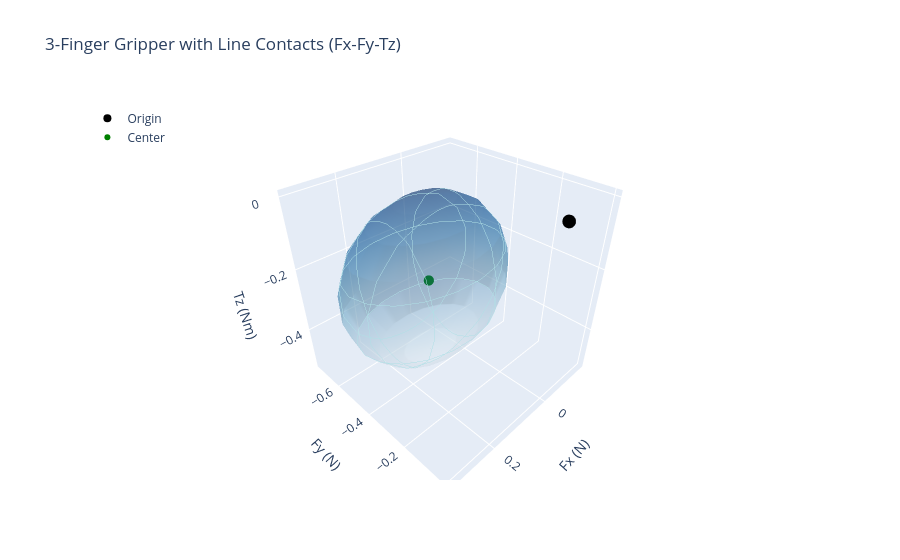

This figure's notebook cell:
### Code cell
# 3 Finger Antropomorphic with contact line
# Function to compute wrench
def wrench(pos, force):
    return np.concatenate([force, np.cross(pos, force)])

mu = 0.8

# --- 3-Finger Gripper with Line Contacts (6 contact points) ---
# Finger 1: two points
contact1_pos = np.array([1, 1, 0.1])  # Right face, top
contact2_pos = np.array([1, 1, -0.1]) # Right face, bottom
# Finger 2: two points
contact3_pos = np.array([-1, 1, 0.1]) # Left face, top
contact4_pos = np.array([-1, 1, -0.1])# Left face, bottom
# Thumb: two points
contact5_pos = np.array([0, -1, 0.1]) # Thumb, top
contact6_pos = np.array([0, -1, -0.1])# Thumb, bottom

# Normals (inward)
normal1 = np.array([0, -1, 0])  # Finger 1, top
normal2 = np.array([0, -1, 0])  # Finger 1, bottom
normal3 = np.array([0, -1, 0])  # Finger 2, top
normal4 = np.array([0, -1, 0])  # Finger 2, bottom
normal5 = np.array([0, 1, 0])   # Thumb, top
normal6 = np.array([0, 1, 0])   # Thumb, bottom

# Tangents
tangent1_a = np.array([0, 0, 1]); tangent1_b = np.array([1, 0, 0])
tangent2_a = np.array([0, 0, 1]); tangent2_b = np.array([1, 0, 0])
tangent3_a = np.array([0, 0, 1]); tangent3_b = np.array([1, 0, 0])
tangent4_a = np.array([0, 0, 1]); tangent4_b = np.array([1, 0, 0])
tangent5_a = np.array([0, 0, 1]); tangent5_b = np.array([-1, 0, 0])
tangent6_a = np.array([0, 0, 1]); tangent6_b = np.array([-1, 0, 0])

# Friction cone forces
f1_n = normal1; f1_t1 = normal1 + mu * tangent1_a; f1_t2 = normal1 + mu * tangent1_b
f2_n = normal2; f2_t1 = normal2 + mu * tangent2_a; f2_t2 = normal2 + mu * tangent2_b
f3_n = normal3; f3_t1 = normal3 + mu * tangent3_a; f3_t2 = normal3 + mu * tangent3_b
f4_n = normal4; f4_t1 = normal4 + mu * tangent4_a; f4_t2 = normal4 + mu * tangent4_b
f5_n = normal5; f5_t1 = normal5 + mu * tangent5_a; f5_t2 = normal5 + mu * tangent5_b
f6_n = normal6; f6_t1 = normal6 + mu * tangent6_a; f6_t2 = normal6 + mu * tangent6_b

# Normalize
for f in [f1_t1, f1_t2, f2_t1, f2_t2, f3_t1, f3_t2, f4_t1, f4_t2, f5_t1, f5_t2, f6_t1, f6_t2]:
    f /= np.linalg.norm(f)

# Wrenches
w1_n = wrench(contact1_pos, f1_n); w1_t1 = wrench(contact1_pos, f1_t1); w1_t2 = wrench(contact1_pos, f1_t2)
w2_n = wrench(contact2_pos, f2_n); w2_t1 = wrench(contact2_pos, f2_t1); w2_t2 = wrench(contact2_pos, f2_t2)
w3_n = wrench(contact3_pos, f3_n); w3_t1 = wrench(contact3_pos, f3_t1); w3_t2 = wrench(contact3_pos, f3_t2)
w4_n = wrench(contact4_pos, f4_n); w4_t1 = wrench(contact4_pos, f4_t1); w4_t2 = wrench(contact4_pos, f4_t2)
w5_n = wrench(contact5_pos, f5_n); w5_t1 = wrench(contact5_pos, f5_t1); w5_t2 = wrench(contact5_pos, f5_t2)
w6_n = wrench(contact6_pos, f6_n); w6_t1 = wrench(contact6_pos, f6_t1); w6_t2 = wrench(contact6_pos, f6_t2)

# Grasp matrix (6 x 18, 3 wrenches per contact, 6 contacts)
G = np.column_stack([w1_n, w1_t1, w1_t2, w2_n, w2_t1, w2_t2, w3_n, w3_t1, w3_t2,
                     w4_n, w4_t1, w4_t2, w5_n, w5_t1, w5_t2, w6_n, w6_t1, w6_t2])

G_shape_cols = G.shape[1]
# Compute GWS vertices
vertices = [G @ coeffs for coeffs in np.eye(G_shape_cols)] + [G @ np.ones(G_shape_cols), G @ -np.ones(G_shape_cols)]
vertices = np.array(vertices)

try:
    hull = ConvexHull(vertices)
except:
    print("Convex hull computation failed. Using vertices as-is.")
    hull = None

# Quality metric - Largest inscribed ball
w = cp.Variable(6)
r = cp.Variable()
f = cp.Variable(G_shape_cols)
constraints = [w == G @ f, cp.norm(f, 1) <= 1, f >= 0]
if hull:
    for simplex in hull.equations:
        normal, offset = simplex[:-1], simplex[-1]
        constraints.append(cp.sum(normal @ w) + r * cp.norm(normal, 2) <= -offset)
problem = cp.Problem(cp.Maximize(r), constraints)
problem.solve()
quality = problem.value if problem.status == cp.OPTIMAL else 0
print(f"3-Finger Gripper Quality (Line Contacts): {quality:.4f} N or Nm (Status: {problem.status})")
if quality > 0:
    print(f"Center of largest inscribed ball: {w.value}")

# Interactive 3D Plot with Plotly (Fx-Fy-Tz projection)
fig = go.Figure()



# Origin
fig.add_trace(go.Scatter3d(
    x=[0], y=[0], z=[0],
    mode='markers',
    marker=dict(size=8, color='black'),
    name='Origin'
))

# Center and sphere (if quality > 0)
if quality > 0:
    fig.add_trace(go.Scatter3d(
        x=[w.value[0]], y=[w.value[1]], z=[w.value[5]],
        mode='markers',
        marker=dict(size=6, color='green'),
        name='Center'
    ))
    u, v = np.mgrid[0:2*np.pi:20j, 0:np.pi:10j]
    x = quality * np.cos(u) * np.sin(v) + w.value[0]
    y = quality * np.sin(u) * np.sin(v) + w.value[1]
    z = quality * np.cos(v) + w.value[5]
    fig.add_trace(go.Surface(
        x=x, y=y, z=z,
        opacity=0.4,
        colorscale='Blues',
        showscale=False,
        name=f'Largest Minimum Wrench ({quality:.4f} N or Nm)',
        contours=dict(
            x=dict(show=True, color='powderblue', width=1),
            y=dict(show=True, color='powderblue', width=1),
            z=dict(show=True, color='powderblue', width=1)
        )
    ))

# Layout
fig.update_layout(
    title='3-Finger Gripper with Line Contacts (Fx-Fy-Tz)',
    scene=dict(
        xaxis_title='Fx (N)',
        yaxis_title='Fy (N)',
        zaxis_title='Tz (Nm)',
        aspectmode='cube'
    ),
    legend=dict(yanchor="top", y=0.99, xanchor="left", x=0.01)
)

fig.show()

### Figure 1 — Plotly figure (JSON) as saved in the notebook; plotly's stock layout.template omitted (floating-point values rounded to 4 significant figures; data arrays with more than 128 entries replaced by an {"elided": "..."} marker saying what was removed)
{"data": [{"marker": {"color": "black", "size": 8}, "mode": "markers", "name": "Origin", "type": "scatter3d", "x": [0], "y": [0], "z": [0]}, {"marker": {"color": "green", "size": 6}, "mode": "markers", "name": "Center", "type": "scatter3d", "x": [0.0813], "y": [-0.4847], "z": [-0.2741]}, {"colorscale": [[0, "rgb(247,251,255)"], [0.125, "rgb(222,235,247)"], [0.25, "rgb(198,219,239)"], [0.375, "rgb(158,202,225)"], [0.5, "rgb(107,174,214)"], [0.625, "rgb(66,146,198)"], [0.75, "rgb(33,113,181)"], [0.875, "rgb(8,81,156)"], [1, "rgb(8,48,107)"]], "contours": {"x": {"color": "powderblue", "show": true, "width": 1}, "y": {"color": "powderblue", "show": true, "width": 1}, "z": {"color": "powderblue", "show": true, "width": 1}}, "name": "Largest Minimum Wrench (0.2528 N or Nm)", "opacity": 0.4, "showscale": false, "type": "surface", "x": {"elided": "20x10 float values"}, "y": {"elided": "20x10 float values"}, "z": {"elided": "20x10 float values"}}], "layout": {"legend": {"x": 0.01, "xanchor": "left", "y": 0.99, "yanchor": "top"}, "scene": {"aspectmode": "cube", "xaxis": {"title": {"text": "Fx (N)"}}, "yaxis": {"title": {"text": "Fy (N)"}}, "zaxis": {"title": {"text": "Tz (Nm)"}}}, "title": {"text": "3-Finger Gripper with Line Contacts (Fx-Fy-Tz)"}}}
